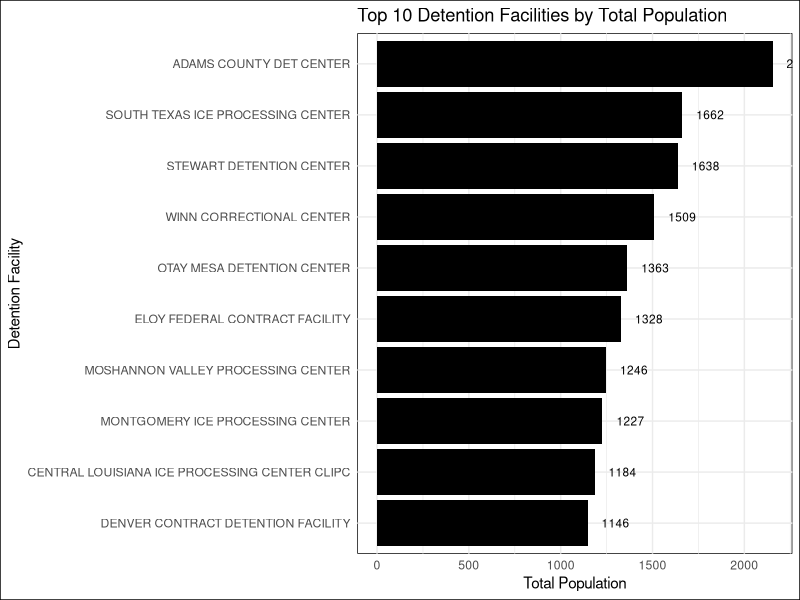
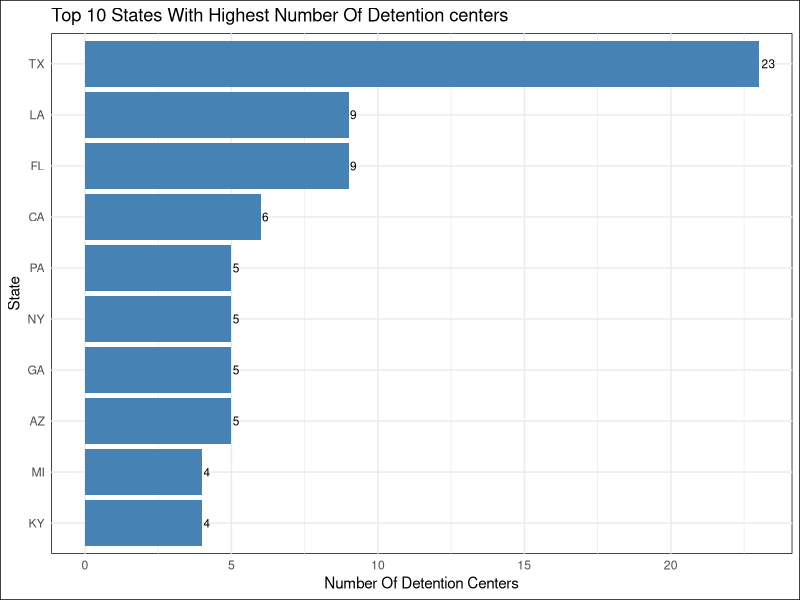
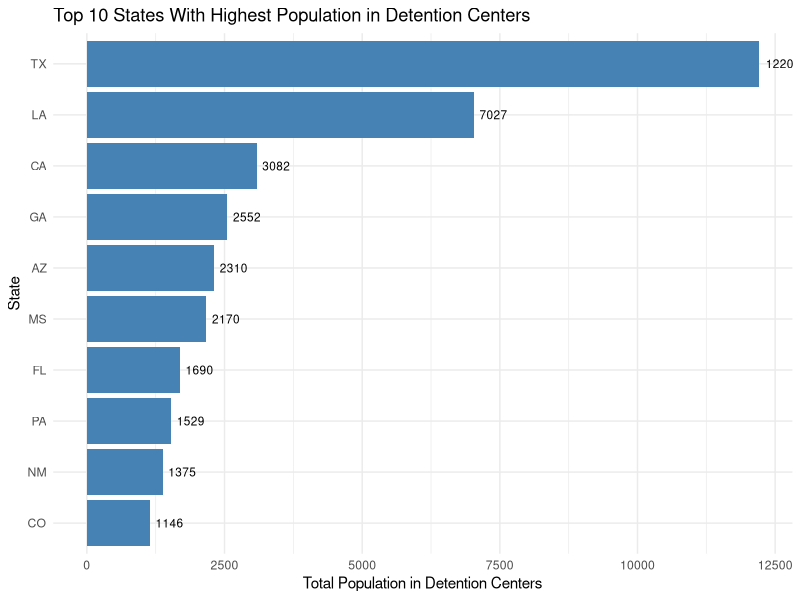

These charts were generated, in order, by the following R code:
## ---- chunk 1
knitr::opts_chunk$set(echo = TRUE)
## ---- chunk 2
#tinytex::install_tinytex(force = TRUE)
library(tidyverse)
library(dplyr)
## ---- chunk 3
df <- read.csv("immigration-detention.csv")
head(df)
## ---- chunk 4
df <- read.csv("immigration-detention.csv", skip = 6)
head(df)
colnames(df)
dim(df)
## ---- chunk 5
df$Name<- iconv(df$Name,from = "",to = "UTF-8", sub = "")
df$Name <- gsub("[^A-Za-z ]", "", df$Name)#this ensures only A to Z and a to z character is in the dataframe
head(df$Name)
## ---- chunk 6
# Name
df <- df %>% mutate(Name = if_else(Name == "", "Unknown", Name))

# City
df$City <- trimws(df$City)
df <- df %>%
  mutate(City = if_else(Name == "GEAUGA COUNTY JAIL" & City == "", "CHARDON", City))

# State
df$State <- trimws(df$State)
df <- df %>%
  mutate(State = if_else(City == "ATLANTA", "GA", State),
         State = if_else(City == "ENCINAL", "TX", State))  # <-- Corrected to TX

## ---- chunk 7
df <- df %>%
  mutate(Last.Inspection.End.Date = as.Date(as.numeric(Last.Inspection.End.Date), origin = "1899-12-30"))
## ---- chunk 8
# Fix Nevada separately
df <- df %>%
  mutate(Last.Inspection.End.Date = if_else(
    Name == "NEVADA SOUTHERN DETENTION CENTER",
    as.Date("2024-09-19"),
    Last.Inspection.End.Date
  ))
## ---- chunk 9
df <- df %>%
  mutate(Total.Population = Level.A + Level.B + Level.C + Level.D)

## ---- chunk 10
top_10_facilities <- df %>%
  arrange(desc(Total.Population)) %>%
  slice_head(n = 10)

## ---- chunk 11
Each_state_detention_center <- df %>%
  group_by(State) %>%
  summarise(Detention_center_count = n()) %>%
  arrange(desc(Detention_center_count)) %>%
  slice_head(n = 10)

## ---- chunk 12
State_total_population <- df %>%
  group_by(State) %>%
  summarise(Total = sum(Total.Population, na.rm = TRUE)) %>%
  arrange(desc(Total)) %>%
  slice_head(n = 10)

## ---- chunk 13
ggplot(data = top_10_facilities, mapping =  aes(x = reorder(Name, Total.Population), y = Total.Population)) +
  geom_bar(stat = "identity", fill = "black") +
  geom_text(aes(label = round(Total.Population)), hjust = -0.5, size = 3) +
  coord_flip() +
  labs(title = "Top 10 Detention Facilities by Total Population",
       x = "Detention Facility",
       y = "Total Population") +
  theme_minimal() +
  theme(
    panel.background = element_rect(fill = "white"),#while saving image i wasn't getting clear plotting so fixing it white solve the issue
    plot.background = element_rect(fill = "white")
  )

## ---- chunk 14
ggplot(data = Each_state_detention_center,mapping =  aes(x = reorder(State, Detention_center_count), y = Detention_center_count)) +
  geom_bar(stat = "identity", fill = "steelblue") +
  geom_text(aes(label = Detention_center_count), hjust = -0.2, size = 3) + #adding text on each bar
  coord_flip() + #it flips the axes as when names were not clear.
  labs(title = "Top 10 States With Highest Number Of Detention centers",
       x = "State",
       y = "Number Of Detention Centers") +
  theme_minimal()+
  theme_minimal() +
  theme(
    panel.background = element_rect(fill = "white"),#while saving image i wasn't getting clear plotting so fixing it white solve the issue
    plot.background = element_rect(fill = "white")
  )
## ---- chunk 15
ggplot(data = State_total_population, aes(x = reorder(State, Total), y = Total)) +
  geom_bar(stat = "identity", fill = "steelblue") +
  geom_text(aes(label = round(Total)), hjust = -0.2, size = 3) +
  coord_flip() +
  labs(title = "Top 10 States With Highest Population in Detention Centers",
       x = "State",
       y = "Total Population in Detention Centers") +
  theme_minimal()

